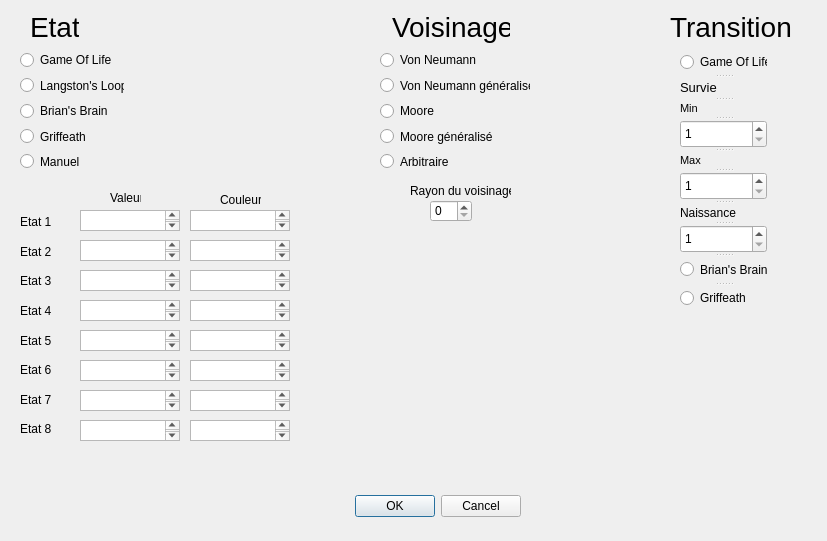
<?xml version="1.0" encoding="UTF-8"?>
<ui version="4.0">
 <class>createSim</class>
 <widget class="QDialog" name="createSim">
  <property name="geometry">
   <rect>
    <x>0</x>
    <y>0</y>
    <width>827</width>
    <height>541</height>
   </rect>
  </property>
  <property name="windowTitle">
   <string>Dialog</string>
  </property>
  <widget class="QDialogButtonBox" name="buttonBox">
   <property name="geometry">
    <rect>
     <x>-100</x>
     <y>490</y>
     <width>621</width>
     <height>32</height>
    </rect>
   </property>
   <property name="orientation">
    <enum>Qt::Horizontal</enum>
   </property>
   <property name="standardButtons">
    <set>QDialogButtonBox::Cancel|QDialogButtonBox::Ok</set>
   </property>
  </widget>
  <widget class="QLabel" name="label">
   <property name="geometry">
    <rect>
     <x>30</x>
     <y>10</y>
     <width>49</width>
     <height>34</height>
    </rect>
   </property>
   <property name="font">
    <font>
     <pointsize>21</pointsize>
    </font>
   </property>
   <property name="text">
    <string>Etat</string>
   </property>
  </widget>
  <widget class="QLabel" name="label_3">
   <property name="geometry">
    <rect>
     <x>392</x>
     <y>10</y>
     <width>118</width>
     <height>34</height>
    </rect>
   </property>
   <property name="font">
    <font>
     <pointsize>21</pointsize>
    </font>
   </property>
   <property name="text">
    <string>Voisinage</string>
   </property>
  </widget>
  <widget class="QLabel" name="label_4">
   <property name="geometry">
    <rect>
     <x>670</x>
     <y>10</y>
     <width>122</width>
     <height>34</height>
    </rect>
   </property>
   <property name="font">
    <font>
     <pointsize>21</pointsize>
    </font>
   </property>
   <property name="text">
    <string>Transition</string>
   </property>
  </widget>
  <widget class="QTextEdit" name="valeur1">
   <property name="geometry">
    <rect>
     <x>80</x>
     <y>210</y>
     <width>100</width>
     <height>21</height>
    </rect>
   </property>
  </widget>
  <widget class="QTextEdit" name="color1">
   <property name="geometry">
    <rect>
     <x>190</x>
     <y>210</y>
     <width>100</width>
     <height>21</height>
    </rect>
   </property>
  </widget>
  <widget class="QTextEdit" name="valeur2">
   <property name="geometry">
    <rect>
     <x>80</x>
     <y>240</y>
     <width>100</width>
     <height>21</height>
    </rect>
   </property>
  </widget>
  <widget class="QTextEdit" name="color2">
   <property name="geometry">
    <rect>
     <x>190</x>
     <y>240</y>
     <width>100</width>
     <height>21</height>
    </rect>
   </property>
  </widget>
  <widget class="QTextEdit" name="valeur3">
   <property name="geometry">
    <rect>
     <x>80</x>
     <y>270</y>
     <width>100</width>
     <height>21</height>
    </rect>
   </property>
  </widget>
  <widget class="QTextEdit" name="color3">
   <property name="geometry">
    <rect>
     <x>190</x>
     <y>270</y>
     <width>100</width>
     <height>21</height>
    </rect>
   </property>
  </widget>
  <widget class="QTextEdit" name="valeur4">
   <property name="geometry">
    <rect>
     <x>80</x>
     <y>300</y>
     <width>100</width>
     <height>21</height>
    </rect>
   </property>
  </widget>
  <widget class="QTextEdit" name="color4">
   <property name="geometry">
    <rect>
     <x>190</x>
     <y>300</y>
     <width>100</width>
     <height>21</height>
    </rect>
   </property>
  </widget>
  <widget class="QTextEdit" name="valeur5">
   <property name="geometry">
    <rect>
     <x>80</x>
     <y>330</y>
     <width>100</width>
     <height>21</height>
    </rect>
   </property>
  </widget>
  <widget class="QTextEdit" name="color5">
   <property name="geometry">
    <rect>
     <x>190</x>
     <y>330</y>
     <width>100</width>
     <height>21</height>
    </rect>
   </property>
  </widget>
  <widget class="QTextEdit" name="valeur6">
   <property name="geometry">
    <rect>
     <x>80</x>
     <y>360</y>
     <width>100</width>
     <height>21</height>
    </rect>
   </property>
  </widget>
  <widget class="QTextEdit" name="color6">
   <property name="geometry">
    <rect>
     <x>190</x>
     <y>360</y>
     <width>100</width>
     <height>21</height>
    </rect>
   </property>
  </widget>
  <widget class="QTextEdit" name="valeur7">
   <property name="geometry">
    <rect>
     <x>80</x>
     <y>390</y>
     <width>100</width>
     <height>21</height>
    </rect>
   </property>
  </widget>
  <widget class="QTextEdit" name="color7">
   <property name="geometry">
    <rect>
     <x>190</x>
     <y>390</y>
     <width>100</width>
     <height>21</height>
    </rect>
   </property>
  </widget>
  <widget class="QTextEdit" name="valeur8">
   <property name="geometry">
    <rect>
     <x>80</x>
     <y>420</y>
     <width>100</width>
     <height>21</height>
    </rect>
   </property>
  </widget>
  <widget class="QTextEdit" name="color8">
   <property name="geometry">
    <rect>
     <x>190</x>
     <y>420</y>
     <width>100</width>
     <height>21</height>
    </rect>
   </property>
  </widget>
  <widget class="QLabel" name="label_13">
   <property name="geometry">
    <rect>
     <x>110</x>
     <y>190</y>
     <width>31</width>
     <height>16</height>
    </rect>
   </property>
   <property name="text">
    <string>Valeur</string>
   </property>
  </widget>
  <widget class="QLabel" name="label_14">
   <property name="geometry">
    <rect>
     <x>220</x>
     <y>190</y>
     <width>41</width>
     <height>20</height>
    </rect>
   </property>
   <property name="text">
    <string>Couleur</string>
   </property>
  </widget>
  <widget class="QWidget" name="layoutWidget">
   <property name="geometry">
    <rect>
     <x>380</x>
     <y>50</y>
     <width>150</width>
     <height>121</height>
    </rect>
   </property>
   <layout class="QVBoxLayout" name="verticalLayout_3">
    <item>
     <widget class="QRadioButton" name="vonNeumann">
      <property name="text">
       <string>Von Neumann</string>
      </property>
     </widget>
    </item>
    <item>
     <widget class="QRadioButton" name="vonNeumann2">
      <property name="text">
       <string>Von Neumann généralisé</string>
      </property>
     </widget>
    </item>
    <item>
     <widget class="QRadioButton" name="moore">
      <property name="text">
       <string>Moore</string>
      </property>
     </widget>
    </item>
    <item>
     <widget class="QRadioButton" name="moore2">
      <property name="text">
       <string>Moore généralisé</string>
      </property>
     </widget>
    </item>
    <item>
     <widget class="QRadioButton" name="arbitraire">
      <property name="text">
       <string>Arbitraire</string>
      </property>
      <property name="checkable">
       <bool>false</bool>
      </property>
     </widget>
    </item>
   </layout>
  </widget>
  <widget class="QSpinBox" name="rayonBox">
   <property name="geometry">
    <rect>
     <x>430</x>
     <y>200</y>
     <width>42</width>
     <height>22</height>
    </rect>
   </property>
  </widget>
  <widget class="QLabel" name="label_16">
   <property name="geometry">
    <rect>
     <x>410</x>
     <y>180</y>
     <width>101</width>
     <height>21</height>
    </rect>
   </property>
   <property name="text">
    <string>Rayon du voisinage</string>
   </property>
  </widget>
  <widget class="QWidget" name="layoutWidget">
   <property name="geometry">
    <rect>
     <x>20</x>
     <y>50</y>
     <width>104</width>
     <height>121</height>
    </rect>
   </property>
   <layout class="QVBoxLayout" name="verticalLayout">
    <item>
     <widget class="QRadioButton" name="golChecked">
      <property name="text">
       <string>Game Of Life</string>
      </property>
     </widget>
    </item>
    <item>
     <widget class="QRadioButton" name="langstonChecked">
      <property name="text">
       <string>Langston's Loop</string>
      </property>
      <property name="checkable">
       <bool>false</bool>
      </property>
     </widget>
    </item>
    <item>
     <widget class="QRadioButton" name="brainChecked">
      <property name="text">
       <string>Brian's Brain</string>
      </property>
     </widget>
    </item>
    <item>
     <widget class="QRadioButton" name="griffithChecked">
      <property name="text">
       <string>Griffeath</string>
      </property>
     </widget>
    </item>
    <item>
     <widget class="QRadioButton" name="manuelChecked">
      <property name="text">
       <string>Manuel</string>
      </property>
     </widget>
    </item>
   </layout>
  </widget>
  <widget class="QWidget" name="layoutWidget">
   <property name="geometry">
    <rect>
     <x>20</x>
     <y>210</y>
     <width>34</width>
     <height>231</height>
    </rect>
   </property>
   <layout class="QVBoxLayout" name="verticalLayout_2">
    <item>
     <widget class="QLabel" name="label_5">
      <property name="text">
       <string>Etat 1 </string>
      </property>
     </widget>
    </item>
    <item>
     <widget class="QLabel" name="label_6">
      <property name="text">
       <string>Etat 2</string>
      </property>
     </widget>
    </item>
    <item>
     <widget class="QLabel" name="label_7">
      <property name="text">
       <string>Etat 3</string>
      </property>
     </widget>
    </item>
    <item>
     <widget class="QLabel" name="label_8">
      <property name="text">
       <string>Etat 4</string>
      </property>
     </widget>
    </item>
    <item>
     <widget class="QLabel" name="label_9">
      <property name="text">
       <string>Etat 5</string>
      </property>
     </widget>
    </item>
    <item>
     <widget class="QLabel" name="label_10">
      <property name="text">
       <string>Etat 6</string>
      </property>
     </widget>
    </item>
    <item>
     <widget class="QLabel" name="label_11">
      <property name="text">
       <string>Etat 7</string>
      </property>
     </widget>
    </item>
    <item>
     <widget class="QLabel" name="label_12">
      <property name="text">
       <string>Etat 8 </string>
      </property>
     </widget>
    </item>
   </layout>
  </widget>
  <widget class="QSplitter" name="splitter">
   <property name="geometry">
    <rect>
     <x>680</x>
     <y>50</y>
     <width>87</width>
     <height>260</height>
    </rect>
   </property>
   <property name="orientation">
    <enum>Qt::Vertical</enum>
   </property>
   <widget class="QRadioButton" name="gol3">
    <property name="text">
     <string>Game Of Life</string>
    </property>
   </widget>
   <widget class="QLabel" name="label_17">
    <property name="font">
     <font>
      <pointsize>10</pointsize>
     </font>
    </property>
    <property name="text">
     <string>Survie </string>
    </property>
   </widget>
   <widget class="QLabel" name="label_18">
    <property name="font">
     <font>
      <pointsize>8</pointsize>
     </font>
    </property>
    <property name="text">
     <string>Min</string>
    </property>
   </widget>
   <widget class="QSpinBox" name="survieMin">
    <property name="minimum">
     <number>1</number>
    </property>
   </widget>
   <widget class="QLabel" name="label_19">
    <property name="font">
     <font>
      <pointsize>8</pointsize>
     </font>
    </property>
    <property name="text">
     <string>Max</string>
    </property>
   </widget>
   <widget class="QSpinBox" name="survieMax">
    <property name="minimum">
     <number>1</number>
    </property>
    <property name="maximum">
     <number>4</number>
    </property>
   </widget>
   <widget class="QLabel" name="label_20">
    <property name="text">
     <string>Naissance</string>
    </property>
   </widget>
   <widget class="QSpinBox" name="naissance">
    <property name="minimum">
     <number>1</number>
    </property>
   </widget>
   <widget class="QRadioButton" name="brain3">
    <property name="text">
     <string>Brian's Brain</string>
    </property>
   </widget>
   <widget class="QRadioButton" name="griffeath3">
    <property name="text">
     <string>Griffeath</string>
    </property>
   </widget>
  </widget>
 </widget>
 <resources/>
 <connections>
  <connection>
   <sender>buttonBox</sender>
   <signal>accepted()</signal>
   <receiver>createSim</receiver>
   <slot>accept()</slot>
   <hints>
    <hint type="sourcelabel">
     <x>248</x>
     <y>254</y>
    </hint>
    <hint type="destinationlabel">
     <x>157</x>
     <y>274</y>
    </hint>
   </hints>
  </connection>
  <connection>
   <sender>buttonBox</sender>
   <signal>rejected()</signal>
   <receiver>createSim</receiver>
   <slot>reject()</slot>
   <hints>
    <hint type="sourcelabel">
     <x>316</x>
     <y>260</y>
    </hint>
    <hint type="destinationlabel">
     <x>286</x>
     <y>274</y>
    </hint>
   </hints>
  </connection>
 </connections>
</ui>
